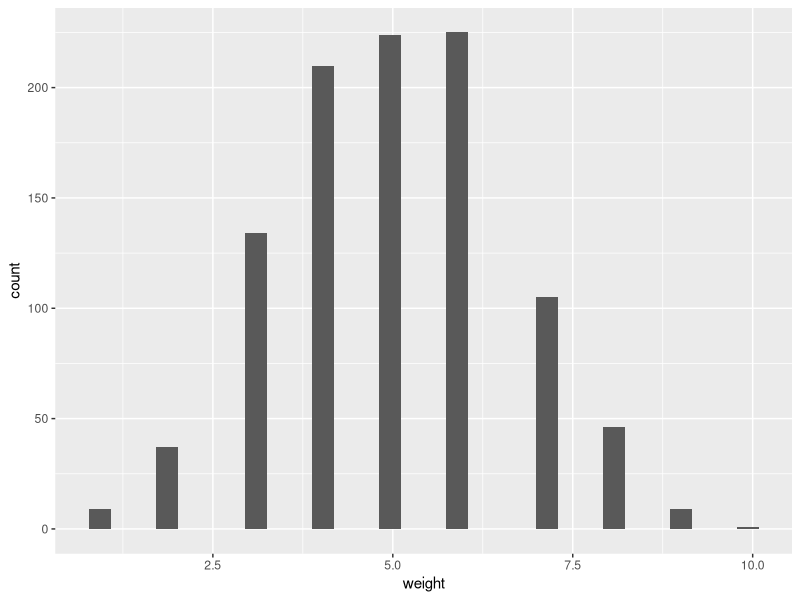
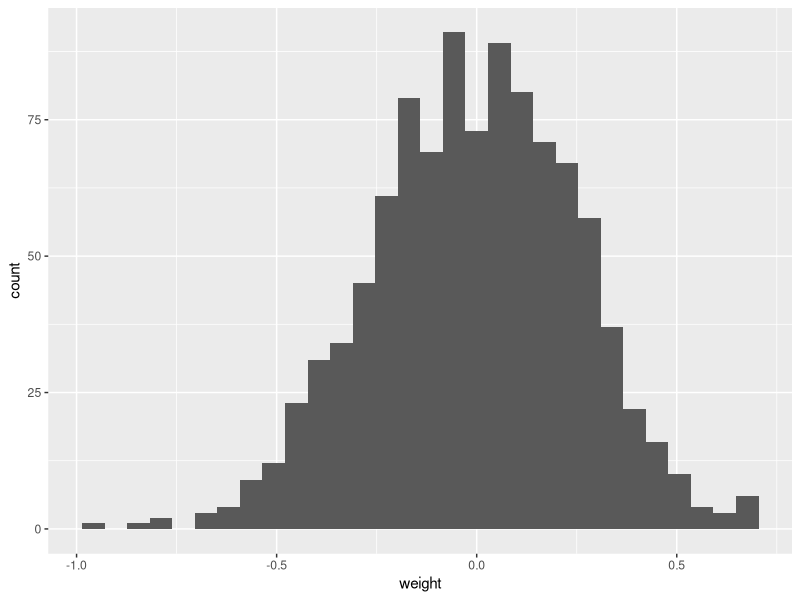
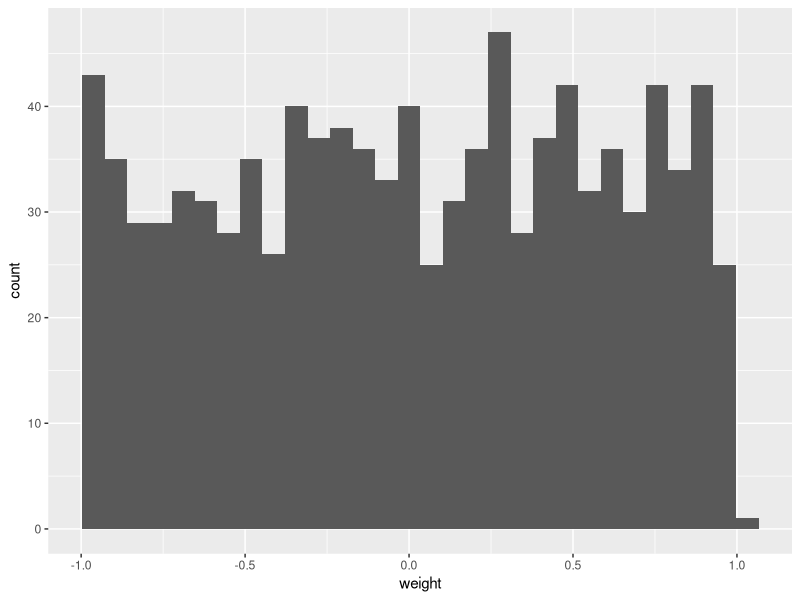

Write R code to recreate these figures, in order.
library(ggplot2)

binomial = rbinom(1000, 10, 0.5)
normal = rnorm(1000, 0, 0.25)
uniform = runif(1000, -1, 1)

bino_df <- data.frame(weight = binomial)
norm_df <- data.frame(weight = normal)
unif_df <- data.frame(weight = uniform)

ggplot(bino_df, aes(x=weight)) + geom_histogram()
ggplot(norm_df, aes(x=weight)) + geom_histogram()
ggplot(unif_df, aes(x=weight)) + geom_histogram()